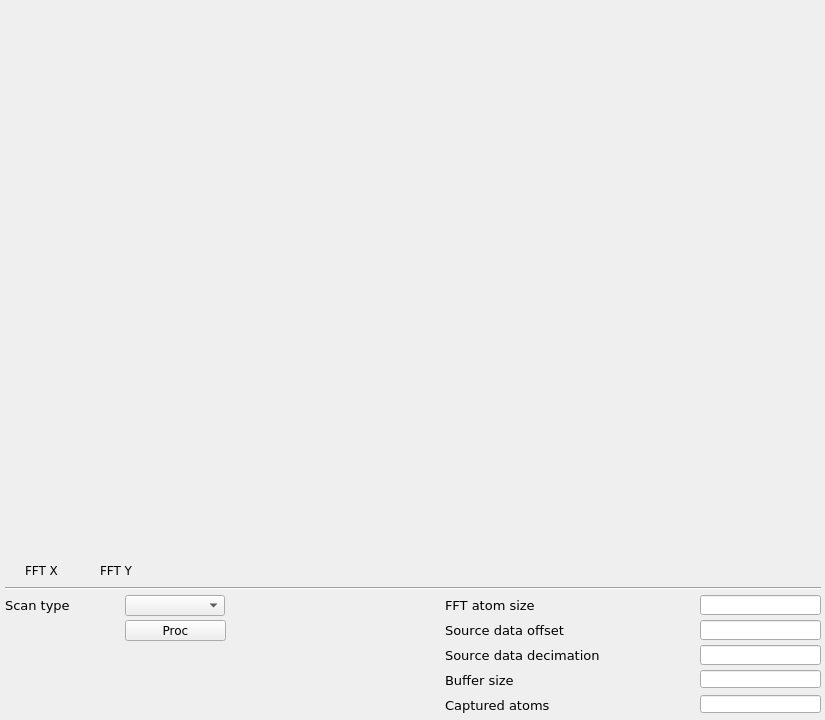
<?xml version="1.0" encoding="UTF-8"?>
<ui version="4.0">
 <class>TBTSYNTH</class>
 <widget class="QMainWindow" name="TBTSYNTH">
  <property name="geometry">
   <rect>
    <x>0</x>
    <y>0</y>
    <width>825</width>
    <height>720</height>
   </rect>
  </property>
  <property name="windowTitle">
   <string>FFT</string>
  </property>
  <property name="Title" stdset="0">
   <string>$(BPM)</string>
  </property>
  <widget class="QWidget" name="centralwidget">
   <widget class="caCartesianPlot" name="tbtddcsynth_y">
    <property name="geometry">
     <rect>
      <x>4</x>
      <y>9</y>
      <width>816</width>
      <height>546</height>
     </rect>
    </property>
    <property name="font">
     <font>
      <family>Sans</family>
      <pointsize>8</pointsize>
     </font>
    </property>
    <property name="Title" stdset="0">
     <string notr="true">FFT on position</string>
    </property>
    <property name="TitleX">
     <string notr="true">Samples</string>
    </property>
    <property name="TitleY">
     <string notr="true">Arbitrary units</string>
    </property>
    <property name="channels_1" stdset="0">
     <string notr="true">;$(BPM):fft.X</string>
    </property>
    <property name="color_1">
     <color>
      <red>255</red>
      <green>0</green>
      <blue>0</blue>
     </color>
    </property>
    <property name="channels_2" stdset="0">
     <string notr="true">;$(BPM):fft.Y</string>
    </property>
    <property name="color_2">
     <color>
      <red>33</red>
      <green>0</green>
      <blue>255</blue>
     </color>
    </property>
    <property name="countNumOrChannel" stdset="0">
     <string notr="true"/>
    </property>
    <property name="triggerChannel" stdset="0">
     <string notr="true"/>
    </property>
    <property name="foreground">
     <color alpha="0">
      <red>255</red>
      <green>255</green>
      <blue>255</blue>
     </color>
    </property>
    <property name="gridColor">
     <color>
      <red>0</red>
      <green>0</green>
      <blue>0</blue>
     </color>
    </property>
    <property name="XaxisLimits">
     <string>0;100</string>
    </property>
    <property name="YaxisLimits">
     <string>-1000000;-900000</string>
    </property>
    <property name="YAxisType" stdset="0">
     <enum>caCartesianPlot::log10</enum>
    </property>
   </widget>
   <widget class="caRelatedDisplay" name="ADC_buffer">
    <property name="enabled">
     <bool>false</bool>
    </property>
    <property name="geometry">
     <rect>
      <x>5</x>
      <y>560</y>
      <width>16</width>
      <height>16</height>
     </rect>
    </property>
    <property name="background">
     <color>
      <red>255</red>
      <green>0</green>
      <blue>0</blue>
     </color>
    </property>
    <property name="labels">
     <string notr="true"/>
    </property>
    <property name="files">
     <string notr="true"/>
    </property>
    <property name="args">
     <string notr="true">DEVICE=$(DEVICE)</string>
    </property>
   </widget>
   <widget class="QLabel" name="label_24">
    <property name="geometry">
     <rect>
      <x>25</x>
      <y>560</y>
      <width>46</width>
      <height>21</height>
     </rect>
    </property>
    <property name="font">
     <font>
      <family>DejaVu Sans</family>
      <pointsize>9</pointsize>
     </font>
    </property>
    <property name="styleSheet">
     <string notr="true">color: rgb(0, 0, 0);</string>
    </property>
    <property name="text">
     <string>FFT X</string>
    </property>
   </widget>
   <widget class="caRelatedDisplay" name="ADC_buffer_3">
    <property name="enabled">
     <bool>false</bool>
    </property>
    <property name="geometry">
     <rect>
      <x>80</x>
      <y>560</y>
      <width>16</width>
      <height>16</height>
     </rect>
    </property>
    <property name="background">
     <color>
      <red>0</red>
      <green>0</green>
      <blue>255</blue>
     </color>
    </property>
    <property name="labels">
     <string notr="true"/>
    </property>
    <property name="files">
     <string notr="true"/>
    </property>
    <property name="args">
     <string notr="true">DEVICE=$(DEVICE)</string>
    </property>
   </widget>
   <widget class="QLabel" name="label_25">
    <property name="geometry">
     <rect>
      <x>100</x>
      <y>560</y>
      <width>51</width>
      <height>21</height>
     </rect>
    </property>
    <property name="font">
     <font>
      <family>DejaVu Sans</family>
      <pointsize>9</pointsize>
     </font>
    </property>
    <property name="styleSheet">
     <string notr="true">color: rgb(0, 0, 0);</string>
    </property>
    <property name="text">
     <string>FFT Y</string>
    </property>
   </widget>
   <widget class="caTextEntry" name="catextentry_51">
    <property name="geometry">
     <rect>
      <x>700</x>
      <y>620</y>
      <width>121</width>
      <height>20</height>
     </rect>
    </property>
    <property name="font">
     <font>
      <family>DejaVu Sans</family>
      <pointsize>9</pointsize>
      <stylestrategy>PreferDefault</stylestrategy>
     </font>
    </property>
    <property name="alignment">
     <set>Qt::AlignRight|Qt::AlignTrailing|Qt::AlignVCenter</set>
    </property>
    <property name="channel" stdset="0">
     <string notr="true">$(BPM):fft.OFFS</string>
    </property>
    <property name="background">
     <color>
      <red>230</red>
      <green>230</green>
      <blue>230</blue>
     </color>
    </property>
    <property name="colorMode">
     <enum>caLineEdit::Static</enum>
    </property>
    <property name="precision">
     <number>4</number>
    </property>
    <property name="precisionMode">
     <enum>caLineEdit::Channel</enum>
    </property>
    <property name="maxValue">
     <double>2.000000000000000</double>
    </property>
    <property name="minValue">
     <double>0.100000000000000</double>
    </property>
   </widget>
   <widget class="QLabel" name="label_26">
    <property name="geometry">
     <rect>
      <x>445</x>
      <y>595</y>
      <width>126</width>
      <height>21</height>
     </rect>
    </property>
    <property name="font">
     <font>
      <family>DejaVu Sans</family>
      <pointsize>10</pointsize>
     </font>
    </property>
    <property name="text">
     <string>FFT atom size</string>
    </property>
   </widget>
   <widget class="QLabel" name="label_27">
    <property name="geometry">
     <rect>
      <x>445</x>
      <y>620</y>
      <width>146</width>
      <height>20</height>
     </rect>
    </property>
    <property name="font">
     <font>
      <family>DejaVu Sans</family>
      <pointsize>10</pointsize>
     </font>
    </property>
    <property name="text">
     <string>Source data offset</string>
    </property>
   </widget>
   <widget class="Line" name="line">
    <property name="geometry">
     <rect>
      <x>5</x>
      <y>580</y>
      <width>816</width>
      <height>16</height>
     </rect>
    </property>
    <property name="orientation">
     <enum>Qt::Horizontal</enum>
    </property>
   </widget>
   <widget class="caMessageButton" name="camessagebutton_2">
    <property name="geometry">
     <rect>
      <x>125</x>
      <y>620</y>
      <width>101</width>
      <height>21</height>
     </rect>
    </property>
    <property name="font">
     <font>
      <family>DejaVu Sans</family>
      <pointsize>9</pointsize>
     </font>
    </property>
    <property name="text">
     <string>Proc</string>
    </property>
    <property name="flat">
     <bool>false</bool>
    </property>
    <property name="fontScaleMode">
     <enum>EPushButton::WidthAndHeight</enum>
    </property>
    <property name="channel" stdset="0">
     <string notr="true">$(BPM):fft.PROC</string>
    </property>
    <property name="background">
     <color>
      <red>254</red>
      <green>217</green>
      <blue>188</blue>
     </color>
    </property>
    <property name="pressMessage">
     <string notr="true">1</string>
    </property>
   </widget>
   <widget class="QLabel" name="label_28">
    <property name="geometry">
     <rect>
      <x>5</x>
      <y>595</y>
      <width>101</width>
      <height>20</height>
     </rect>
    </property>
    <property name="font">
     <font>
      <family>DejaVu Sans</family>
      <pointsize>10</pointsize>
     </font>
    </property>
    <property name="styleSheet">
     <string notr="true">color: rgb(0, 0, 0);</string>
    </property>
    <property name="text">
     <string>Scan type</string>
    </property>
   </widget>
   <widget class="caLineEdit" name="calineedit_35">
    <property name="geometry">
     <rect>
      <x>700</x>
      <y>670</y>
      <width>121</width>
      <height>18</height>
     </rect>
    </property>
    <property name="sizePolicy">
     <sizepolicy hsizetype="Preferred" vsizetype="Preferred">
      <horstretch>0</horstretch>
      <verstretch>0</verstretch>
     </sizepolicy>
    </property>
    <property name="font">
     <font>
      <family>DejaVu Sans</family>
      <pointsize>11</pointsize>
      <stylestrategy>PreferDefault</stylestrategy>
     </font>
    </property>
    <property name="alignment">
     <set>Qt::AlignRight|Qt::AlignTrailing|Qt::AlignVCenter</set>
    </property>
    <property name="channel" stdset="0">
     <string notr="true">$(BPM):fft.NGRP</string>
    </property>
    <property name="background">
     <color>
      <red>255</red>
      <green>255</green>
      <blue>255</blue>
     </color>
    </property>
    <property name="colorMode">
     <enum>caLineEdit::Static</enum>
    </property>
   </widget>
   <widget class="QLabel" name="label_29">
    <property name="geometry">
     <rect>
      <x>445</x>
      <y>645</y>
      <width>181</width>
      <height>20</height>
     </rect>
    </property>
    <property name="font">
     <font>
      <family>DejaVu Sans</family>
      <pointsize>10</pointsize>
     </font>
    </property>
    <property name="text">
     <string>Source data decimation</string>
    </property>
   </widget>
   <widget class="QLabel" name="label_30">
    <property name="geometry">
     <rect>
      <x>445</x>
      <y>670</y>
      <width>156</width>
      <height>20</height>
     </rect>
    </property>
    <property name="font">
     <font>
      <family>DejaVu Sans</family>
      <pointsize>10</pointsize>
     </font>
    </property>
    <property name="text">
     <string>Buffer size</string>
    </property>
   </widget>
   <widget class="caTextEntry" name="catextentry_52">
    <property name="geometry">
     <rect>
      <x>700</x>
      <y>645</y>
      <width>121</width>
      <height>20</height>
     </rect>
    </property>
    <property name="font">
     <font>
      <family>DejaVu Sans</family>
      <pointsize>9</pointsize>
      <stylestrategy>PreferDefault</stylestrategy>
     </font>
    </property>
    <property name="alignment">
     <set>Qt::AlignRight|Qt::AlignTrailing|Qt::AlignVCenter</set>
    </property>
    <property name="channel" stdset="0">
     <string notr="true">$(BPM):fft:request_qualifiers:decimation_sp</string>
    </property>
    <property name="background">
     <color>
      <red>230</red>
      <green>230</green>
      <blue>230</blue>
     </color>
    </property>
    <property name="colorMode">
     <enum>caLineEdit::Static</enum>
    </property>
    <property name="precision">
     <number>4</number>
    </property>
    <property name="precisionMode">
     <enum>caLineEdit::Channel</enum>
    </property>
    <property name="maxValue">
     <double>2.000000000000000</double>
    </property>
    <property name="minValue">
     <double>0.100000000000000</double>
    </property>
   </widget>
   <widget class="caMenu" name="camenu_14">
    <property name="geometry">
     <rect>
      <x>125</x>
      <y>595</y>
      <width>100</width>
      <height>21</height>
     </rect>
    </property>
    <property name="font">
     <font>
      <family>DejaVu Sans</family>
      <pointsize>9</pointsize>
     </font>
    </property>
    <property name="styleSheet">
     <string notr="true">color: rgb(0, 0, 0);</string>
    </property>
    <property name="frame">
     <bool>true</bool>
    </property>
    <property name="channel" stdset="0">
     <string notr="true">$(BPM):fft.SCAN</string>
    </property>
    <property name="labelDisplay">
     <bool>false</bool>
    </property>
   </widget>
   <widget class="caTextEntry" name="catextentry_53">
    <property name="geometry">
     <rect>
      <x>700</x>
      <y>595</y>
      <width>121</width>
      <height>20</height>
     </rect>
    </property>
    <property name="font">
     <font>
      <family>DejaVu Sans</family>
      <pointsize>9</pointsize>
      <stylestrategy>PreferDefault</stylestrategy>
     </font>
    </property>
    <property name="alignment">
     <set>Qt::AlignRight|Qt::AlignTrailing|Qt::AlignVCenter</set>
    </property>
    <property name="channel" stdset="0">
     <string notr="true">$(BPM):fft:request_qualifiers:window_sp</string>
    </property>
    <property name="background">
     <color>
      <red>230</red>
      <green>230</green>
      <blue>230</blue>
     </color>
    </property>
    <property name="colorMode">
     <enum>caLineEdit::Static</enum>
    </property>
    <property name="precision">
     <number>4</number>
    </property>
    <property name="precisionMode">
     <enum>caLineEdit::Channel</enum>
    </property>
    <property name="maxValue">
     <double>2.000000000000000</double>
    </property>
    <property name="minValue">
     <double>0.100000000000000</double>
    </property>
   </widget>
   <widget class="caLineEdit" name="calineedit_34">
    <property name="geometry">
     <rect>
      <x>700</x>
      <y>695</y>
      <width>121</width>
      <height>18</height>
     </rect>
    </property>
    <property name="sizePolicy">
     <sizepolicy hsizetype="Preferred" vsizetype="Preferred">
      <horstretch>0</horstretch>
      <verstretch>0</verstretch>
     </sizepolicy>
    </property>
    <property name="font">
     <font>
      <family>DejaVu Sans</family>
      <pointsize>11</pointsize>
      <stylestrategy>PreferDefault</stylestrategy>
     </font>
    </property>
    <property name="alignment">
     <set>Qt::AlignRight|Qt::AlignTrailing|Qt::AlignVCenter</set>
    </property>
    <property name="channel" stdset="0">
     <string notr="true">$(BPM):bunch:captured_atoms</string>
    </property>
    <property name="background">
     <color>
      <red>255</red>
      <green>255</green>
      <blue>255</blue>
     </color>
    </property>
    <property name="colorMode">
     <enum>caLineEdit::Static</enum>
    </property>
   </widget>
   <widget class="QLabel" name="label_23">
    <property name="geometry">
     <rect>
      <x>445</x>
      <y>695</y>
      <width>126</width>
      <height>21</height>
     </rect>
    </property>
    <property name="font">
     <font>
      <family>DejaVu Sans</family>
      <pointsize>10</pointsize>
     </font>
    </property>
    <property name="text">
     <string>Captured atoms</string>
    </property>
   </widget>
  </widget>
 </widget>
 <customwidgets>
  <customwidget>
   <class>QwtPlot</class>
   <extends>QFrame</extends>
   <header>qwt_plot.h</header>
  </customwidget>
  <customwidget>
   <class>caMenu</class>
   <extends>QComboBox</extends>
   <header>caMenu</header>
  </customwidget>
  <customwidget>
   <class>caRelatedDisplay</class>
   <extends>QWidget</extends>
   <header>caRelatedDisplay</header>
  </customwidget>
  <customwidget>
   <class>caTextEntry</class>
   <extends>caLineEdit</extends>
   <header>caTextEntry</header>
  </customwidget>
  <customwidget>
   <class>caMessageButton</class>
   <extends>QPushButton</extends>
   <header>caMessageButton</header>
  </customwidget>
  <customwidget>
   <class>caLineEdit</class>
   <extends>QLineEdit</extends>
   <header>caLineEdit</header>
  </customwidget>
  <customwidget>
   <class>caCartesianPlot</class>
   <extends>QwtPlot</extends>
   <header>caCartesianPlot</header>
   <container>1</container>
  </customwidget>
 </customwidgets>
 <resources/>
 <connections/>
</ui>
